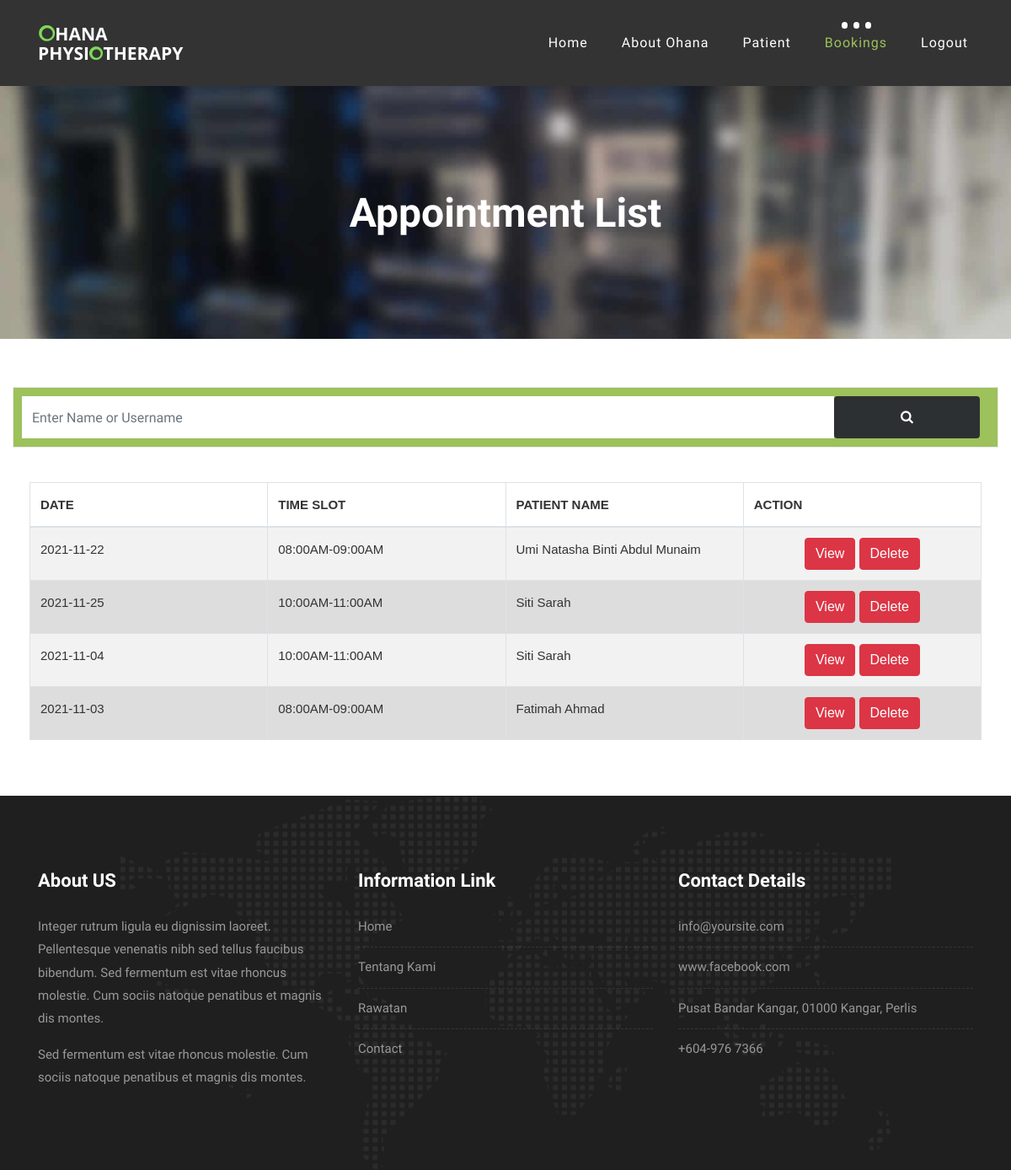
/admin/viewbooking.php, run on an earlier commit of the app's database.
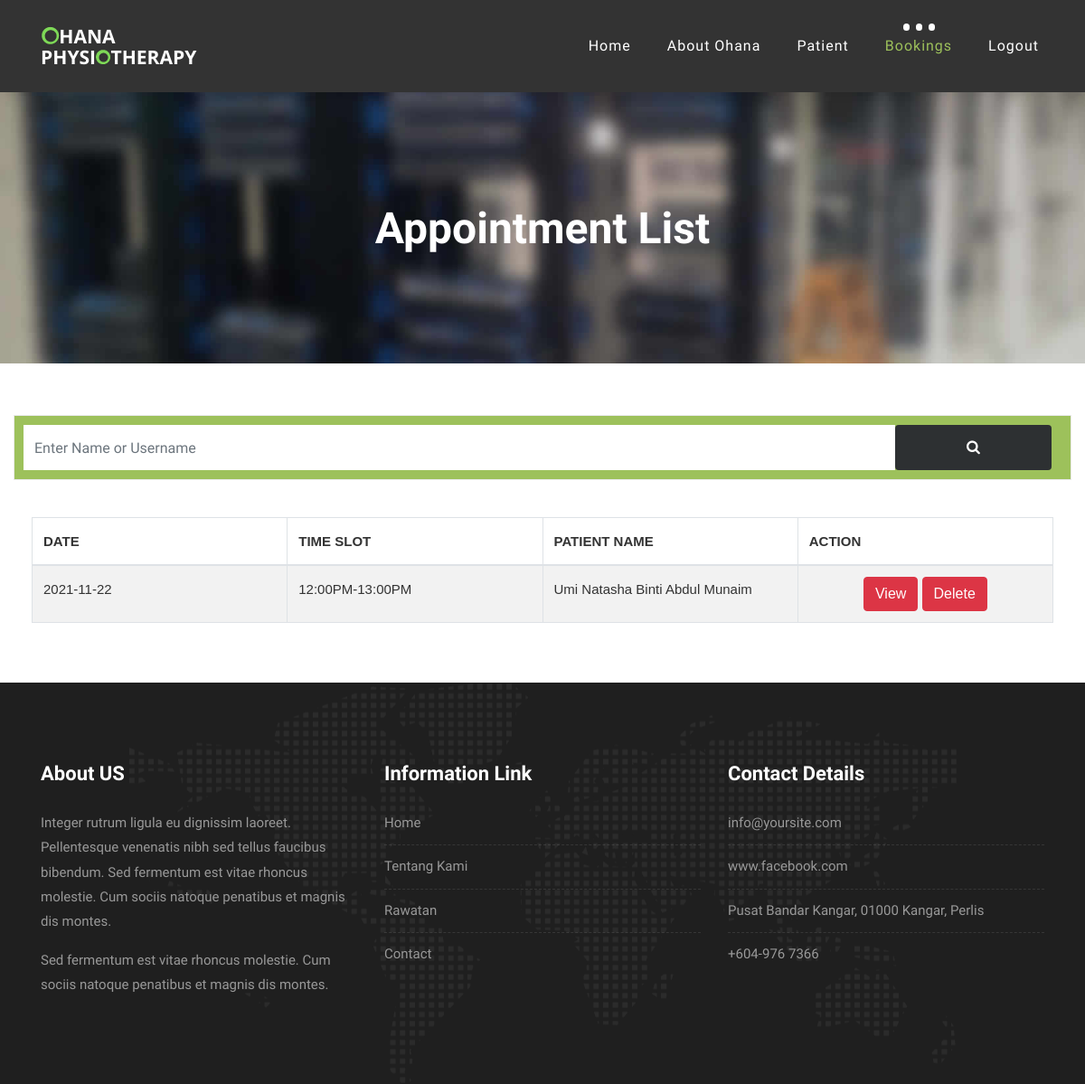
And on a later commit of the database.
### tables this page shows
CREATE TABLE `bookings` (
  `id_book` int(11) NOT NULL,
  `date` date NOT NULL,
  `timeslot` varchar(50) NOT NULL,
  `name` varchar(50) NOT NULL,
  `gender` varchar(50) NOT NULL,
  `phone` varchar(50) NOT NULL,
  `email` varchar(50) NOT NULL,
  `comment` varchar(50) NOT NULL,
  `id_patient` int(11) NOT NULL
);

### admin/viewbooking.php (the view, shortened to what the changed rows need)
<?php
$conn = mysqli_connect('localhost', 'root' );
$sql = "SELECT * FROM bookings";
$result = mysqli_query($conn, $sql);
?>
<?php
if(isset($_POST['search']))
{
    $valueToSearch = $_POST['valueToSearch'];
    $query = "SELECT * FROM `bookings` WHERE CONCAT(`id_book`, `name`) LIKE '%".$valueToSearch."%'";
    $search_result = filterTable($query);
}
 else {
    $query = "SELECT * FROM `bookings`";
    $search_result = filterTable($query);
}
function filterTable($query)
{
    $conn = mysqli_connect("localhost", "root", "", "ohana");
    $filter_Result = mysqli_query($conn, $query);
    return $filter_Result;
}
?>
<!DOCTYPE html>
<html lang="en">
        <link href="//maxcdn.bootstrapcdn.com/bootstrap/4.1.1/css/bootstrap.min.css" rel="stylesheet" id="bootstrap-css">
        <link rel="stylesheet" href="//maxcdn.bootstrapcdn.com/bootstrap/4.0.0-alpha.6/css/bootstrap.min.css" />
        <link href="//maxcdn.bootstrapcdn.com/font-awesome/4.3.0/css/font-awesome.min.css" rel="stylesheet" />
	<link rel="stylesheet" type="text/css" href="vendor/bootstrap/css/bootstrap.min.css">
	<link rel="stylesheet" type="text/css" href="fonts/font-awesome-4.7.0/css/font-awesome.min.css">
	<link rel="stylesheet" type="text/css" href="vendor/animate/animate.css">
	<link rel="stylesheet" type="text/css" href="vendor/select2/select2.min.css">
	<link rel="stylesheet" type="text/css" href="vendor/perfect-scrollbar/perfect-scrollbar.css">
	<link rel="stylesheet" type="text/css" href="css/util.css">
	<link rel="stylesheet" type="text/css" href="css/main.css">
    <link rel="stylesheet" href="css/bootstrap.min.css">
    <link rel="stylesheet" href="style.css">
    <link rel="stylesheet" href="css/versions.css">
    <link rel="stylesheet" href="css/responsive.css">
    <link rel="stylesheet" href="css/custom.css">
</head>
<body class="host_version">
	<div class="all-title-box">
		<div class="container text-center">
			<h1>Appointment List<span class="m_1"></span></h1>
		</div>
	</div>
	<BR>
	<div class="col-lg-12">
	<form action="viewbooking.php" method="post" class="checkdomain form-inline" >
			<div class="card-body">
				<div class="table-responsive">
		      		<table class="table table-striped table-bordered" id="appointment_list_table">
		      			<thead>
			      			<tr>
			      				<th><strong>DATE</th>
			      				<th><strong>TIME SLOT</th>
			      				<th><strong>PATIENT NAME</th>
			      				<th><strong>ACTION</th>
			      			</tr>
			      		</thead>
						<?php
							if(mysqli_num_rows($result) > 0)
							{
							while($row = mysqli_fetch_assoc($result))
							{
						?>
						<tbody>
						<?php while($row = mysqli_fetch_array($search_result)):?>
							<tr class="row100">
								<td><?php echo $row['date']; ?></td>
								<td><?php echo $row['timeslot']; ?></td>
								<td><?php echo $row['name']; ?></td>
								<td>
									<center>
									<button><a href="displaybooking.php?id=<?php echo $row["id_book"]; ?>" class="btn btn-danger delete-listview-btn" onClick="return confirm">View</a></button>
									<button><a href="deletebooking.php?id=<?php echo $row["id_book"]; ?>" class="btn btn-danger delete-listview-btn" onClick="return confirm('Do you really want to delete?');">Delete</a></button>
									</center>
								</td>
							</tr>
							<?php endwhile;?>
						</tbody>
						<?php
							   }
							}
							else
							{
							   echo "0 results";
							}
						?>
			      	</table>
			    </div>
			</div>
			 </form>
                </div>
</body>
</html>

What changed in the data, as far as the page shows it:
removed bookings: date "2021-11-22", timeslot "08:00AM-09:00AM", name "Umi Natasha Binti Abdul Munaim"
removed bookings: date "2021-11-25", timeslot "10:00AM-11:00AM", name "Siti Sarah"
removed bookings: date "2021-11-04", timeslot "10:00AM-11:00AM", name "Siti Sarah"
removed bookings: date "2021-11-03", timeslot "08:00AM-09:00AM", name "Fatimah Ahmad"
added bookings: date "2021-11-22", timeslot "12:00PM-13:00PM", name "Umi Natasha Binti Abdul Munaim"
